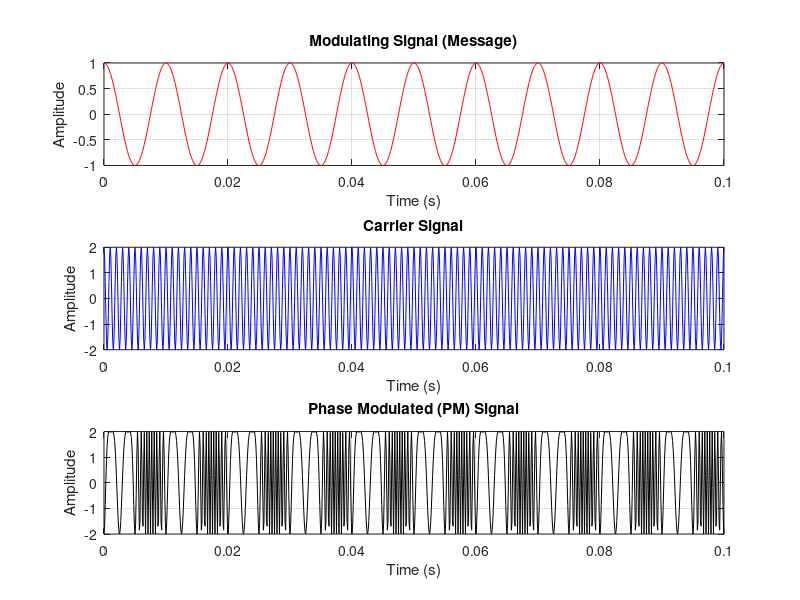

The MATLAB source for this figure:
fs = 10000;
t = 0:1/fs:0.1;
fm = 100;
fc = 1000;
Am = 1;
Ac = 2;
kp = 5*pi; % Phase sensitivity (adjust as needed)

massge = Am * cos(2 * pi * fm * t);
carr = Ac * cos(2 * pi * fc * t);
% PM signal: phase changes directly with m(t)
pm_signal = Ac * cos(2 * pi * fc * t + kp * massge);

figure;

subplot(3,1,1);
plot(t, massge, 'r');
xlabel('Time (s)');
ylabel('Amplitude');
grid on;
title('Modulating Signal (Message)');

subplot(3,1,2);
plot(t, carr, 'b');
xlabel('Time (s)');
ylabel('Amplitude');
grid on;
title('Carrier Signal');

subplot(3,1,3);
plot(t, pm_signal, 'k');
xlabel('Time (s)');
ylabel('Amplitude');
grid on;
title('Phase Modulated (PM) Signal');
